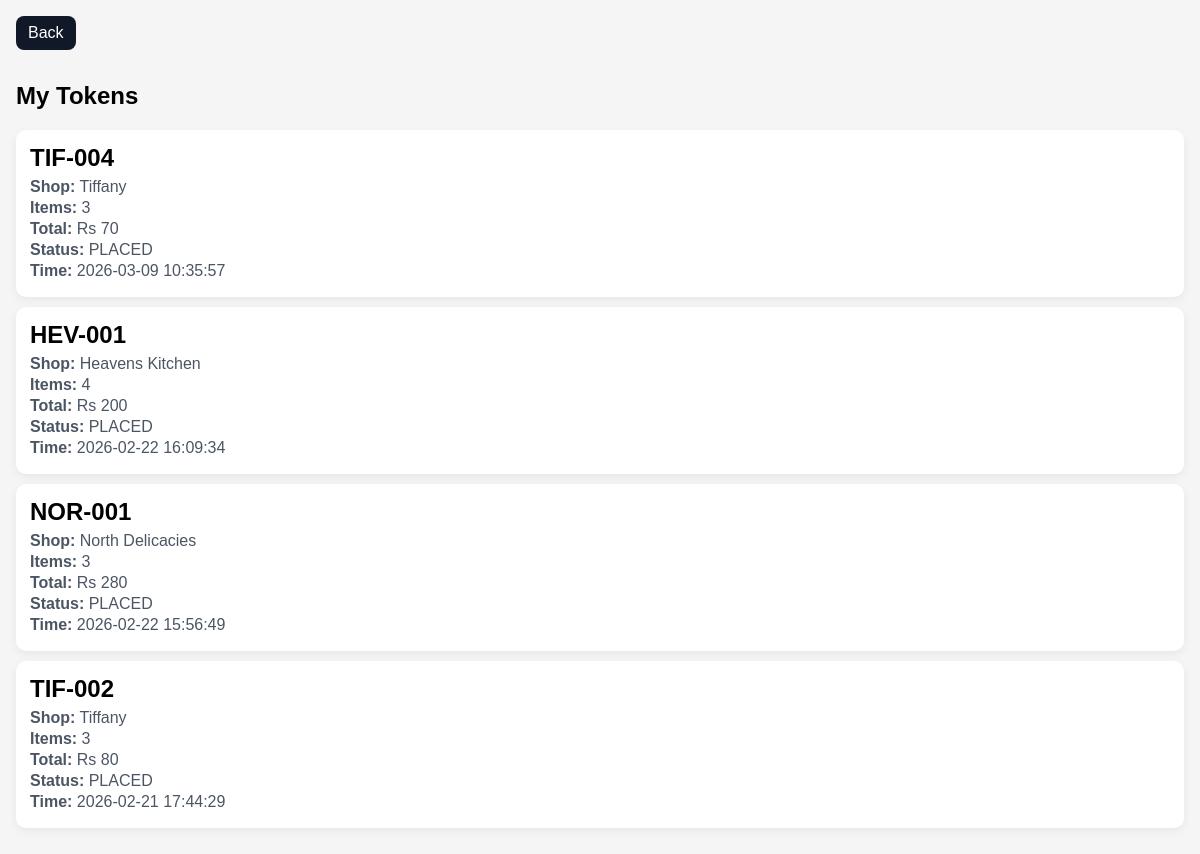
/user/mytoken.php (signed in), run on the app's committed database.
### tables this page shows
CREATE TABLE `orders` (
  `id` int(11) NOT NULL AUTO_INCREMENT,
  `user_id` int(11) NOT NULL,
  `shop_key` varchar(64) NOT NULL,
  `shop_label` varchar(120) NOT NULL,
  `token_no` int(11) NOT NULL,
  `token_code` varchar(40) NOT NULL,
  `items_json` longtext NOT NULL,
  `item_count` int(11) NOT NULL,
  `total_amount` decimal(10,2) NOT NULL,
  `status` varchar(20) NOT NULL DEFAULT 'PLACED',
  `created_at` timestamp NOT NULL DEFAULT current_timestamp(),
  PRIMARY KEY (`id`),
  KEY `idx_shop_token` (`shop_key`,`token_no`),
  KEY `idx_user` (`user_id`)
);

### user/mytoken.php (the view, shortened to what this page needs)
<?php
require "../config/db.php";
$userId = (int) $_SESSION['user_id'];
$orders = [];
$stmt = mysqli_prepare($conn, "SELECT token_code, shop_label, item_count, total_amount, status, created_at FROM orders WHERE user_id = ? ORDER BY id DESC");
if ($stmt) {
    mysqli_stmt_bind_param($stmt, "i", $userId);
    mysqli_stmt_execute($stmt);
    $result = mysqli_stmt_get_result($stmt);
    while ($row = mysqli_fetch_assoc($result)) {
        $orders[] = $row;
    }
}
?>
<!DOCTYPE html>
<html>
<head>
</head>
<body>
    <div class="top">
        <a href="dashboard.php">Back</a>
    </div>
    <h2>My Tokens</h2>
    <?php if (empty($orders)): ?>
        <div class="empty">No orders yet.</div>
    <?php else: ?>
        <?php foreach ($orders as $order): ?>
            <div class="card">
                <div class="token"><?= htmlspecialchars($order['token_code']) ?></div>
                <div class="muted"><b>Shop:</b> <?= htmlspecialchars($order['shop_label']) ?></div>
                <div class="muted"><b>Items:</b> <?= (int) $order['item_count'] ?></div>
                <div class="muted"><b>Total:</b> Rs <?= (int) $order['total_amount'] ?></div>
                <div class="muted"><b>Status:</b> <?= htmlspecialchars($order['status']) ?></div>
                <div class="muted"><b>Time:</b> <?= htmlspecialchars($order['created_at']) ?></div>
            </div>
        <?php endforeach; ?>
    <?php endif; ?>
</body>
</html>

### user/mytoken.php (style rules this page uses)
body { margin: 0; font-family: Arial, sans-serif; background: #f5f5f5; padding: 16px; }
.top a { text-decoration: none; background: #111827; color: #fff; padding: 8px 12px; border-radius: 8px; display: inline-block; margin-bottom: 12px; }
.card { background: #fff; border-radius: 10px; padding: 14px; margin-bottom: 10px; box-shadow: 0 3px 10px rgba(0, 0, 0, 0.06); }
.token { font-size: 24px; font-weight: 700; margin-bottom: 6px; }
.muted { color: #4b5563; margin: 3px 0; }

### data on the page
orders: token_code "TIF-004", shop_label "Tiffany", item_count "3", total_amount "70", status "PLACED", created_at "2026-03-09 10:35:57"
orders: token_code "HEV-001", shop_label "Heavens Kitchen", item_count "4", total_amount "200", status "PLACED", created_at "2026-02-22 16:09:34"
orders: token_code "NOR-001", shop_label "North Delicacies", item_count "3", total_amount "280", status "PLACED", created_at "2026-02-22 15:56:49"
orders: token_code "TIF-002", shop_label "Tiffany", item_count "3", total_amount "80", status "PLACED", created_at "2026-02-21 17:44:29"
